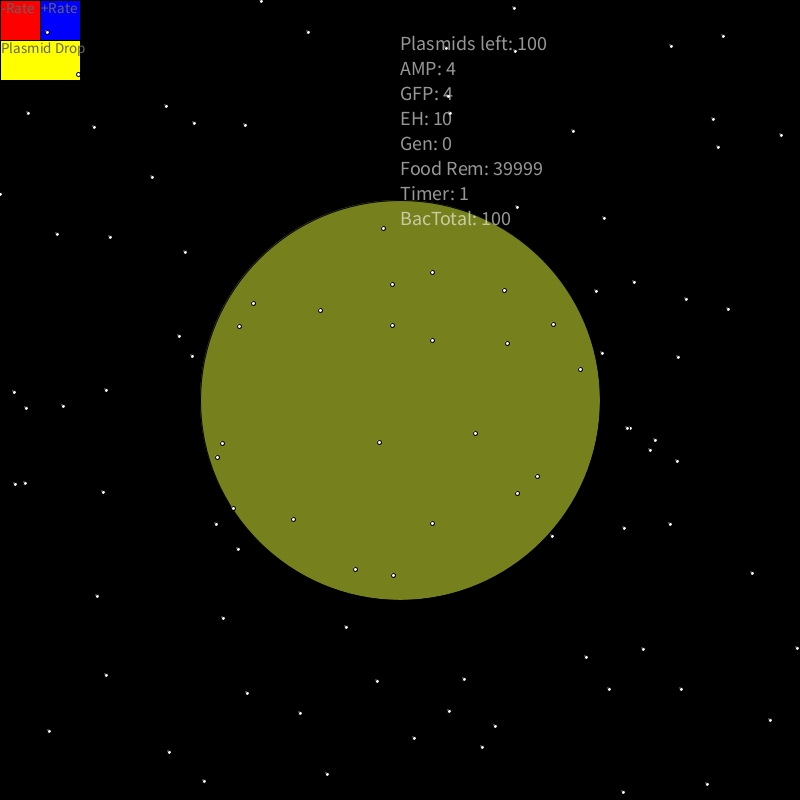
Frame 1 (no input)
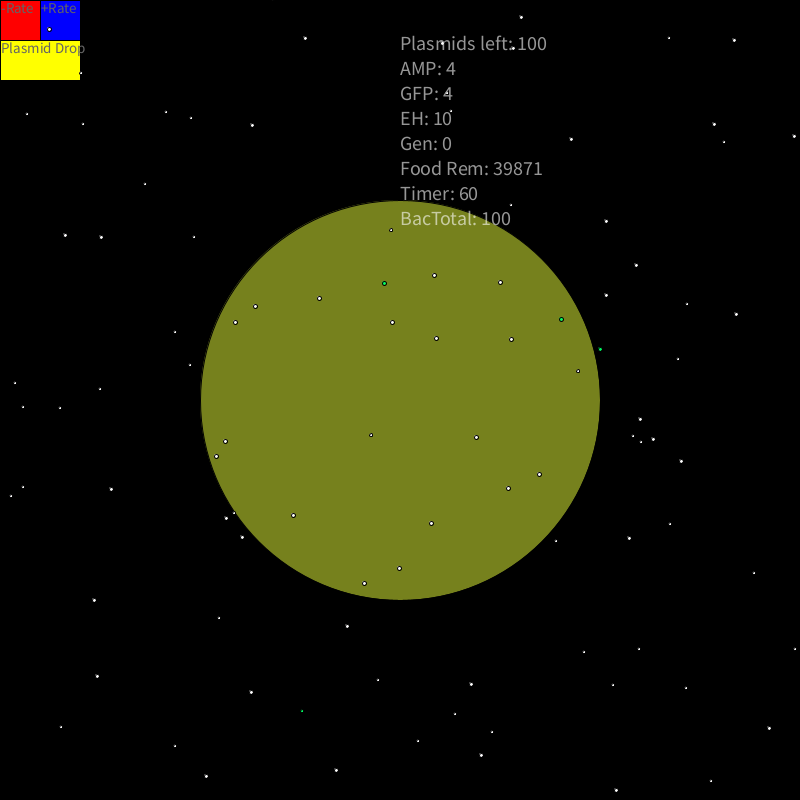
Frame 60 (the mouse pressed at the canvas centre just before this capture)
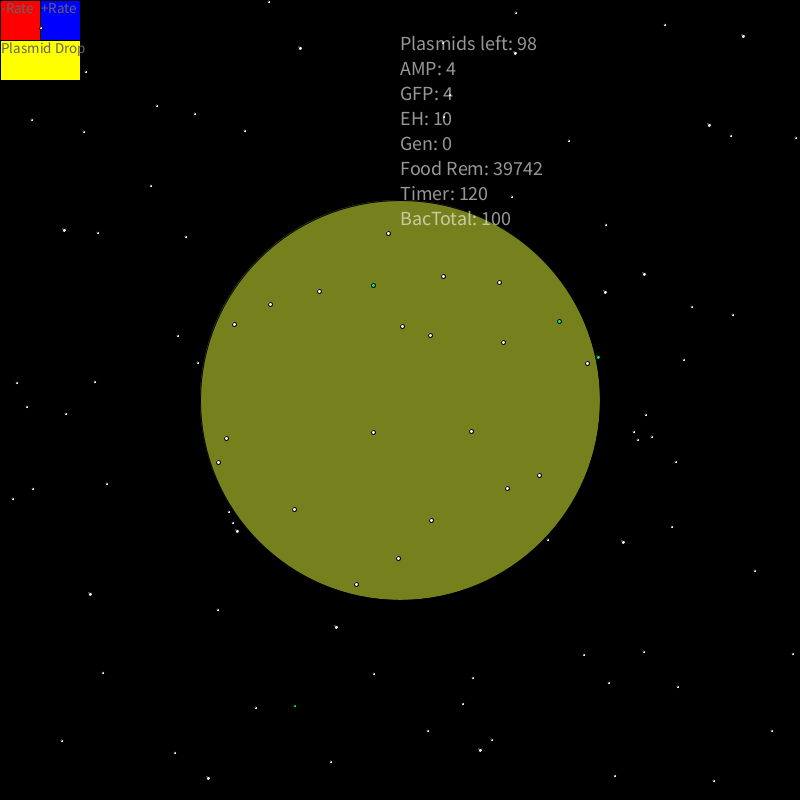
Frame 120 (the mouse held since frame 60 and released just before this capture)

The Processing sketch that drew these frames (run headless with seeded random() and noise(); from frame 60 on, the mouse is pressed at the canvas centre):

// Processing sketch: pGLO
// ── pGLO.pde
ArrayList<Bacteria> bac;
ArrayList<DNA> dna;
Agar a;
int reproC = 0;
int timer = 0;
int enThresh = 150;
int rate = 500;
Button[] b = new Button[3];
void setup() {
  size(800, 800);
  int pop = 100;
  a = new Agar(width/2, height/2, 200);
  bac = new ArrayList<Bacteria>();
  for (int i = 0; i < pop; i++) {
    bac.add(new Bacteria());
  }
  dna = new ArrayList<DNA>();
  for (int i = 0; i < pop; i++) {
    dna.add(new DNA(10000, false));
  }
  b[0] = new Button(0, 0, 255, 0, 0, "-Rate");
  b[1] = new Button(40, 0, 0, 0, 255, "+Rate");
  b[2] = new Button(0, 40, 255, 255, 0, "Plasmid Drop");
  b[2].w = 80;
}
void draw() {
  background(0);
  int ampPlas = 0;
  int gfpPlas = 0;
  int enHar = 0;
  timer++;
  a.show();
  b[0].show();
  b[1].show();
  b[2].show();
  for (Bacteria b : bac) {
    b.show();
    b.move();
    b.mutate();
    if (dist(a.x, a.y, b.x, b.y) < a.r && random(0, 1)<0.1 && a.food >0) {
      if (b.energyHarvest) b.energy++;
      b.energy++;
      a.food--;
    }
    for (int i = dna.size()-1; i >= 0; i--) { 
      if (dist(b.x, b.y, dna.get(i).x, dna.get(i).y)<2) {
        b.plasmid.transform(dna.get(i));
        dna.remove(i);
      }
    }
  }
  if (timer%rate == 0) {
    reproduce();
  }


  for (Bacteria b : bac) {
    if (b.resist) ampPlas++;
    if (b.g == 255 && b.r == 0) gfpPlas++;
    if (b.energyHarvest) enHar++;
  }
  ampRes();
  textDisplay(ampPlas, gfpPlas, enHar);
}
void textDisplay(int ap, int b, int e) {
  textSize(20);
  fill(255, 255, 255, 150);
  text("Plasmids left: " + dna.size(), width/2, 50);

  text("AMP: " + ap, width/2, 75);

  text("GFP: " + b, width/2, 100);
  text("EH: " + e, width/2, 125);

  text("Gen: " + reproC, width/2, 150);

  text("Food Rem: " + a.food, width/2, 175);
  text("Timer: " + timer, width/2, 200);
  text("BacTotal: " + bac.size(), width/2, 225);
}
void test() {
  DNA d = new DNA(100, true);
  print(d.sequence);
}
void ampRes() {
  for (int i = bac.size()-1; i >=0; i--) {
    if (!bac.get(i).resist && random(0, 1)<0.02) {
      bac.get(i).energy-=2;
    }
  }
}
void reproduce() {
  reproC++;
  for (int i = bac.size()-1; i >= 0; i--) {
    if (bac.get(i).energy <= 0) {
      dna.add(new DNA(bac.get(i).plasmid));
      bac.remove(i);
    }
    if (bac.get(i).energy >= enThresh) {
      while (bac.get(i).energy > enThresh) {
        bac.add(new Bacteria(bac.get(i)));
        bac.get(i).energy -= enThresh/2;
      }
    }
  }
}
DNA plasmid(){
  return new DNA("ATGGTATAAAAAATTTTCTTCGCCGGCCTATAATGTCTAAA");
}
void mousePressed(){
  if (mouseX > b[0].x 
    && mouseX < b[0].x + b[0].w 
    && mouseY > b[0].y 
    && mouseY < b[0].y + b[0].h)
  {
      b[0].clicked = true;
      rate+=10;
  }
  if (mouseX > b[1].x 
    && mouseX < b[1].x + b[1].w 
    && mouseY > b[1].y 
    && mouseY < b[1].y + b[1].h)
  {
    b[1].clicked = true;
      rate-=10;
  }
  if (mouseX > b[2].x 
    && mouseX < b[2].x + b[2].w 
    && mouseY > b[2].y 
    && mouseY < b[2].y + b[2].h)
  {
      b[2].clicked = true;
      for (int i = 0; i < 20; i++){
        dna.add(plasmid());
      }
  }
}
void mouseReleased(){
  b[0].clicked = false;
  b[1].clicked = false;
  b[2].clicked = false;
}
// ── Agar.pde
class Agar{
  int x, y, r;
  int food;
  Agar(int x, int y, int r){
    this.x = x;
    this.y = y;
    this.r = r;
    food = r*r;
  }
  void show(){
    fill(200, 220, 50, 150);
    ellipse(x, y, r*2, r*2);
  }
}
// ── Bacteria.pde
class Bacteria{
  DNA plasmid;
  boolean resist = false;
  boolean energyHarvest = false;
  int energy = 100;
  float mutRate = 0.005;
  int x, y, r, g, b;
  Bacteria(){
    x = (int) random(0, width);
    y = (int) random(0, height);
    r = 255;
    g = 255;
    b = 255;
    plasmid = new DNA(15000, true);
  }
  Bacteria(Bacteria ba){
    x = ba.x;
    y = ba.y;
    r = ba.r;
    g = ba.g;
    b = ba.b;
    plasmid = new DNA(ba.plasmid);
  }
  void show(){
    fill(r, g, b);
    express();
    ellipse(x, y, energy/25, energy/25);
  }
  void move(){
    x += (int) random(-2, 2);
    y += (int) random(-2, 2);
  }
  void express(){
    if (plasmid.sequence.contains("ATGTCTAAA")){
      g = 255;
      r = 0;
      b = 100;
    }
    if (plasmid.sequence.contains("ATGGTATAA")){
      resist = true;
    }
    if (plasmid.sequence.contains("GGCCTATA")){
      energyHarvest = true;
    }
    if (plasmid.sequence.contains("AAAATTTTCTTCGCC")){
      mutRate = 0.05;
    }
  }
  void mutate(){
    int pointMut = (int) random(0, plasmid.sequence.length());
    if (random(0, 1) < mutRate) {
      g--;
      plasmid.genRandBase(pointMut);
    }
  }
}
// ── Button.pde
class Button{
  int x, y, r, g, b, w, h;
  boolean clicked = false;
  String label;
  Button(int x, int y, int r, int g, int b, String label){
    this.x = x;
    this.y = y;
    this.r = r;
    this.g = g;
    this.b = b;
    w = 40;
    h = 40;
    this.label = label;
  }
  void show(){
    if (clicked){
      fill(200, 200, 200);
    }
    else{
      fill(r, g, b);
    }
    rect(x, y, w, h);
    fill(100, 100, 100);
    textSize(15);
    text(label, x+1, y+h/3);
  }
}
// ── DNA.pde
class DNA{
  String sequence;
  int x, y;
  DNA(int len, boolean random){
    if (random) len = (int) random(0, len);
    sequence = "";
    for (int i = 0; i < len; i++){
      int r = (int) random(0, 4);
      String t = "";
      if (r == 0) t = "A";
      if (r == 1) t = "T";
      if (r == 2) t = "C";
      if (r == 3) t = "G";
      sequence += t;
    }
    x = (int) random(0, width);
    y = (int) random(0, height);
  }
  DNA (DNA d){
    this.sequence = d.sequence;
    this.x = d.x;
    this.y = d.y;
  }
    DNA (String s){
    this.sequence = s;
    x = (int) random(0, width);
    y = (int) random(0, height);
  }
  void transform(DNA d){
    String s = cut(d);
    sequence += s;
  }
  String cut(DNA d){
    String t = d.sequence;
    int a = (int) random(0, t.length());
    int b = (int) random(a, t.length());
    t = t.substring(0, a) + t.substring(b);
    return t;
  }
  boolean hasAMP(){
    return sequence.contains("ATGAGTATTCAA");
  }
  boolean hasGFP(){
    return sequence.contains("ATGTCTAAA");
  }
  void genRandBase(int loc){
      int r = (int) random(0, 4);
      String t = "";
      if (r == 0) t = "A";
      if (r == 1) t = "T";
      if (r == 2) t = "C";
      if (r == 3) t = "G";
      if (loc != sequence.length()-1)
      sequence = sequence.substring(0,loc) + r + sequence.substring(loc+1);
      else sequence = sequence.substring(0, loc) + r;
  }
}
